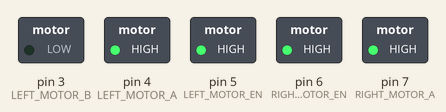
Recording of a sketch running on a simulated Arduino Nano, built with avr-gcc and run on an emulated ATmega328P. On the bench: switched loads named in the sketch (green lamp = pin HIGH).

Above: at 0.1 s.
At 4.1 s:
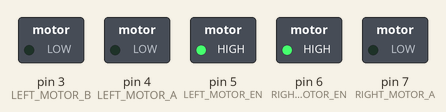
At 7.55 s:
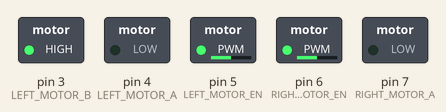
At 15.3 s:
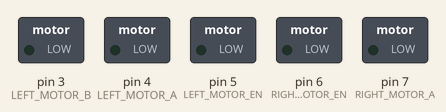
At 25.0 s:
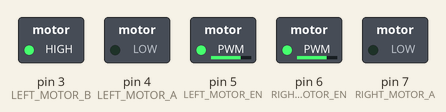
At 34.5 s:
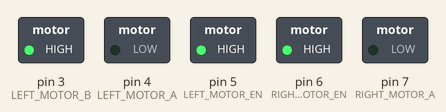
Timing chart, 0 to 40.0 s (numbered marks = the images above):
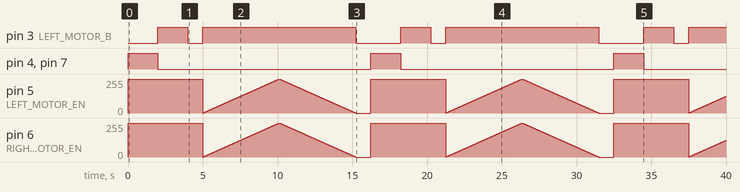

The sketch:

inspire_motor_driver_bottom.ino
```cpp
/*
  INNOVATOR INTERNATIONAL (PVT)LTD.
  https://www.innovator.lk/
  ----------------------------------------------------------------------------
  Development Platform : Inspire 1.0
  (Arduino development platform)
  ----------------------------------------------------------------------------
  Motor Driver Example(Bottom Board).
  ----------------------------------------------------------------------------
  Hardware setup :
  plug a Arduino nano board in to the inspre bottom development board.
  turn on both power & motor power switchs of the bottom development board.

  --------------------------------left motor----------------------------------
  Connect LEFT MOTOR EN to Arduino digital PIN-> 5(D5)

  Connect LEFT MOTOR A  to Arduino digital PIN-> 3(D4)

  Connect LEFT MOTOR B  to Arduino digital PIN-> 4(D3)

  --------------------------------right motor---------------------------------
  Connect RIGHT MOTOR EN to Arduino digital PIN-> 6(D6)

  Connect RIGHT MOTOR A  to Arduino digital PIN-> 7(D7)

  Connect RIGHT MOTOR B  to Arduino Digital PIN-> 8(D8)
  ----------------------------------------------------------------------------
  22 march 2021
*/

int LEFT_MOTOR_EN = 5; //initializing LEFT_MOTOR_EN pin as a output pin.

int LEFT_MOTOR_A = 4;//initializing LEFT_MOTOR_A pin as a output pin.

int LEFT_MOTOR_B = 3;//initializing LEFT_MOTOR_B pin as a output pin.

int RIGHT_MOTOR_EN = 6;//initializing RIGHT_MOTOR_EN pin as a output pin.

int RIGHT_MOTOR_A = 7;//initializing RIGHT_MOTOR_A pin as a output pin.

int RIGHT_MOTOR_B = 8;//initializing RIGHT_MOTOR_B pin as a output pin.


void setup() {
  // initializing all the motor control pins to be outputs.
  pinMode(LEFT_MOTOR_EN, OUTPUT);
  pinMode(RIGHT_MOTOR_EN, OUTPUT);

  pinMode(LEFT_MOTOR_A, OUTPUT);
  pinMode(LEFT_MOTOR_B, OUTPUT);

  pinMode(RIGHT_MOTOR_A, OUTPUT);
  pinMode(RIGHT_MOTOR_A, OUTPUT);

  // turning off all motors.
  digitalWrite(LEFT_MOTOR_A, LOW);
  digitalWrite(LEFT_MOTOR_B, LOW);

  digitalWrite(RIGHT_MOTOR_A, LOW);
  digitalWrite(RIGHT_MOTOR_B, LOW);
}

void loop() {
  directionControl(); // drive motors back and forth.

  delay(1000);//waiting for one second to be elapsed.

  speedControl();//controling the seed of the motors.

  delay(1000);//waiting for one second to be elapsed.
}


void directionControl() {
  // set motors to maximum speed.
  // PWM maximum possible values are 0 to 255.

  analogWrite(LEFT_MOTOR_EN, 255);

  analogWrite(RIGHT_MOTOR_EN, 255);

  // turning on motor 1 and 2.
  digitalWrite(LEFT_MOTOR_A, HIGH);

  digitalWrite(LEFT_MOTOR_B, LOW);

  digitalWrite(RIGHT_MOTOR_A, HIGH);

  digitalWrite(RIGHT_MOTOR_B, LOW);

  delay(2000);

  // changing motor directions.
  digitalWrite(LEFT_MOTOR_A, LOW);

  digitalWrite(LEFT_MOTOR_B, HIGH);

  digitalWrite(RIGHT_MOTOR_A, LOW);

  digitalWrite(RIGHT_MOTOR_B, HIGH);

  delay(2000);

  // turn off all motors.
  digitalWrite(LEFT_MOTOR_A, LOW);

  digitalWrite(LEFT_MOTOR_B, LOW);

  digitalWrite(RIGHT_MOTOR_A, LOW);

  digitalWrite(RIGHT_MOTOR_B, LOW);
}


void speedControl() {
  // turn on motors
  digitalWrite(LEFT_MOTOR_A, LOW);

  digitalWrite(LEFT_MOTOR_B, HIGH);

  digitalWrite(RIGHT_MOTOR_A, LOW);

  digitalWrite(RIGHT_MOTOR_B, HIGH);

  // accelerate from zero to maximum speed.
  for (int i = 0; i < 256; i++) {
    analogWrite(LEFT_MOTOR_EN, i);

    analogWrite(RIGHT_MOTOR_EN, i);

    delay(20);
  }

  // de-accelerate from maximum speed to zero.
  for (int i = 255; i >= 0; --i) {
    analogWrite(LEFT_MOTOR_EN, i);

    analogWrite(RIGHT_MOTOR_EN, i);

    delay(20);
  }

  // turning off all motors.
  digitalWrite(LEFT_MOTOR_A, LOW);

  digitalWrite(LEFT_MOTOR_B, LOW);

  digitalWrite(RIGHT_MOTOR_A, LOW);

  digitalWrite(RIGHT_MOTOR_B, LOW);
}
```

Measured:
- by itself, pin 3 (LEFT_MOTOR_B): repeats every 16.2 s: LOW 1.0 s, HIGH 10.2 s, LOW 3.0 s, HIGH 2.0 s
- by itself, pin 4 (LEFT_MOTOR_A), pin 7 (RIGHT_MOTOR_A): alternates HIGH for 2.0 s and LOW for 14.2 s
